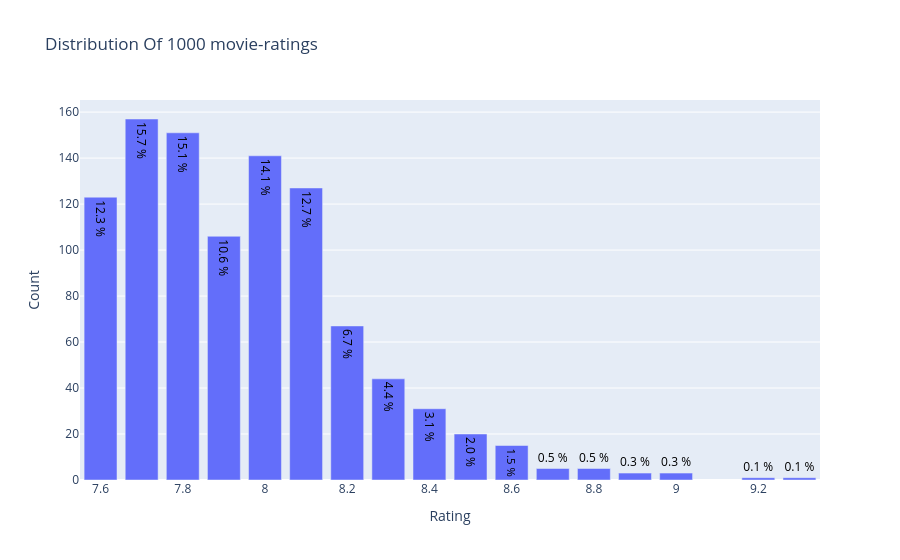

This figure's notebook cell:
### Code cell
# Create layout
layout = dict(title = 'Distribution Of {} movie-ratings'.format(df.shape[0]),
              xaxis = dict(title = 'Rating'),
              yaxis = dict(title = 'Count'))
# Create plot
fig = go.Figure(data=[trace], layout=layout)
iplot(fig)

### Figure 1 — Plotly figure (JSON) as saved in the notebook; plotly's stock layout.template omitted (floating-point values rounded to 4 significant figures)
{"data": [{"text": ["0.1 %", "0.1 %", "0.3 %", "0.3 %", "0.5 %", "0.5 %", "1.5 %", "2.0 %", "3.1 %", "4.4 %", "6.7 %", "12.7 %", "14.1 %", "10.6 %", "15.1 %", "15.7 %", "12.3 %"], "textfont": {"color": "#000000"}, "textposition": "auto", "type": "bar", "x": [9.3, 9.2, 9.0, 8.9, 8.8, 8.7, 8.6, 8.5, 8.4, 8.3, 8.2, 8.1, 8.0, 7.9, 7.8, 7.7, 7.6], "y": [1, 1, 3, 3, 5, 5, 15, 20, 31, 44, 67, 127, 141, 106, 151, 157, 123]}], "layout": {"title": {"text": "Distribution Of 1000 movie-ratings"}, "xaxis": {"title": {"text": "Rating"}}, "yaxis": {"title": {"text": "Count"}}}}
